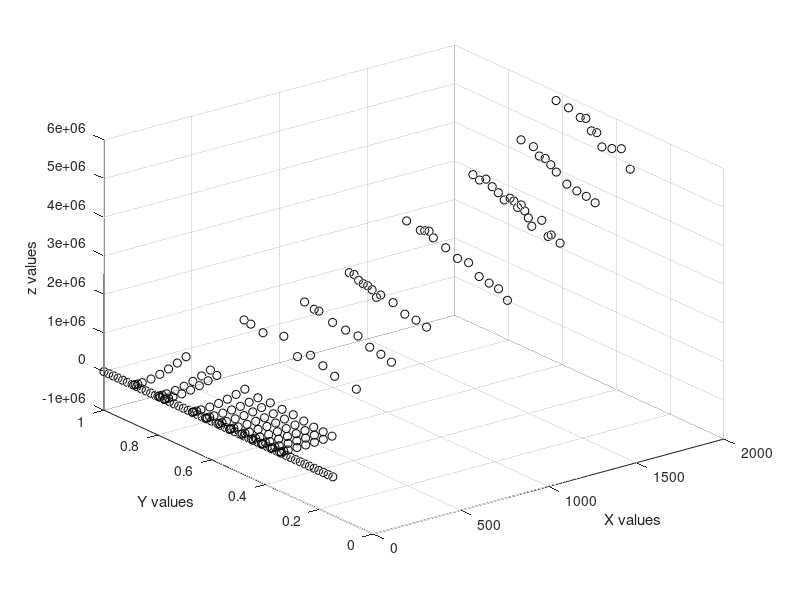

Source code (MATLAB): (Note: this script raises an error after producing the figure.)
%% Import data
 close all
 clear all

%addpath('./Thermo_LBF_Tools/');
tic
%high_pressure_ice_DOS;
toc

addpath('../')
%iceVII_DOS_family

%save dos.mat dos
%%
close all
clear all
load dos.mat
tic
n = 50;
% X_data = [dos.T_array zeros(1,n) ones(1,n)*0.02 ones(1,n)*2 ones(1,n)*3  ones(1,n)*4 ones(1,n)*10.0];
% Y_data = [dos.VovVo  linspace(0.1,1,n) linspace(0.1,1,n) linspace(0.1,1,n)  linspace(0.1,1,n) linspace(0.1,1,n) linspace(0.2,1,n)];
% Z_data = [dos.Evib_array  zeros(1,n) zeros(1,n) zeros(1,n) zeros(1,n) zeros(1,n) zeros(1,n)];
 X_data = [dos.T_array zeros(1,n) ones(1,n) ones(1,n)*2];
 Y_data = [dos.VovVo linspace(0.15,1,n) linspace(0.15,1,n) linspace(0.15,1,n)];
 Z_data = [dos.Evib_array   zeros(1,n) zeros(1,n) zeros(1,n)];
% Check input data

% X_data = [X_data linspace(0,300,40) ones(1,50) ];
% Y_data = [Y_data linspace(0.35,0.1,40) linspace(1,0.7,50) ];
% Z_data = [Z_data zeros(1,40) zeros(1,50)];


% id=find(dos.T_array==100);
% p = polyfit([dos.VovVo(id) 0 0 0 0],[dos.Evib_array(id) 0 0 0 0],3);
% V=linspace(0.1,0.35,n);
% E=p(4)+p(3).*V + p(2).*V.^2 + p(1).*V.^3;
% X_data = [X_data ones(1,n)*100];
% Y_data = [Y_data V ];
% Z_data = [Z_data  E ];




%id=find(dos.T_array==150);
%p = polyfit([dos.VovVo(id) 0 0 0 0],[dos.Evib_array(id) 0 0 0 0],3);
%V=linspace(0.1,0.35,n);
%E=p(4)+p(3).*V + p(2).*V.^2 + p(1).*V.^3;
%X_data = [X_data ones(1,n)*150];
%Y_data = [Y_data V ];
%Z_data = [Z_data  E ];

% id=find(dos.T_array==100);
% p = polyfit([dos.VovVo(id) 0 0 0 0],[dos.Evib_array(id) 0 0 0 0],3);
% V=linspace(0.1,0.35,n);
% E=p(4)+p(3).*V + p(2).*V.^2 + p(1).*V.^3;
% X_data = [X_data ones(1,n)*150];
% Y_data = [Y_data V ];
% Z_data = [Z_data  E ];

% id=find(dos.T_array==50);
% p = polyfit([dos.VovVo(id) 0 0 0 0],[dos.Evib_array(id) 0 0 0 0],3);
% V=linspace(0.1,0.35,n);
% E=p(4)+p(3).*V + p(2).*V.^2 + p(1).*V.^3;
% X_data = [X_data ones(1,n)*150];
% Y_data = [Y_data V ];
% Z_data = [Z_data  E ];
% 
% 
% 
% 
% id=find(dos.T_array==1300);
% p = polyfit([dos.VovVo(id)],[dos.Evib_array(id)],3);
% V=linspace(0.1,0.35,n);
% E=p(4)+p(3).*V + p(2).*V.^2 + p(1).*V.^3;
% X_data = [X_data ones(1,n)*1300];
% Y_data = [Y_data V ];
% Z_data = [Z_data  E ];

figure(2)
plot3(X_data,Y_data,Z_data,'ko');
xlabel('X values')
ylabel('Y values')
zlabel('z values')
grid on
toc

%% Evaluating spline with regularization
tic

% spline evaluation range (Should always be greater than data range)
X_range = [min(X_data) max(X_data)];
Y_range = [0.1 1]; 

dZ = 1;

% chose number of control points for P and T and set the grid of control points
%!!!! fewer knots
nxc=10;  % adjust these to chnage the numbers of control points 
nyc=10;  % adjust these to chnage the numbers of control points 
Xc=linspace(-1,X_range(2),nxc);
Xc=[-1 5 50 100 150 200 300 500 700 1000 1300 1500 1700 2000]; %!!!! play with knots
Xc = [-5, 0, 5, 20, 40, 60, 80, 100, 200, 300, 400, 500, 600, 800, 1000, 1400, 1800, 2000];
Yc=linspace(Y_range(1),Y_range(2),nyc);
Yc = [0.1, 0.2, 0.3, 0.4, 0.5, 0.6, 0.7, 0.8, 0.9, 1.0];
options.Xc={Xc,Yc};



% The values given below were manually adjusted to achieve a reduced chi square of about 1
% change these numbers to see the effect on misfits and smoothness of the resulting surface
% smaller values for less misfit and less "smoothness", larger values for greater misfit and smoothness

options.mdrv = [4, 2]; % derivative for which regularization is applied on X and Y (default 2nd)

options.lam=[7e8 1];  % intensity of regularization

options.ordr=[7 6]; % order of the spline !!!! higher order


% RegFac is a vector of integers for the regularization oversampling (number of regularization pts between each control point)
%           if RegFac is not included in options, the default  is 1 for all dimensions     
%           if RegFac is included but empty, do a least square fit without regularization
%                (likely to fail unless data coverage is adequate)  
options.RegFac = [1 1];

% all other options are allowed to be the default values

% since data are scattered, input X is a matrix with as many columns as
% independent variables

sp=spdft([X_data(:) Y_data(:)],Z_data(:),dZ(:),options);


figure (1)
subplot(2,2,1)
fnplt(sp)
hold on
plot3(X_data,Y_data,Z_data,'ko','MarkerFaceColor','k')
hold off
xlabel('Temperature (K)')
ylabel('V/Vo')
zlabel('Evib (J/kg)')

sp_Cv= fnder(sp,[1 0]);

subplot(2,2,2)
plot3(X_data,Y_data,(Z_data-fnval(sp,[X_data ;Y_data])),'ko','MarkerFaceColor','k')
grid on
subplot(2,2,3)
fnplt(sp_Cv)

toc
%%
spEvib = sp;
save spEvib_VII.mat spEvib